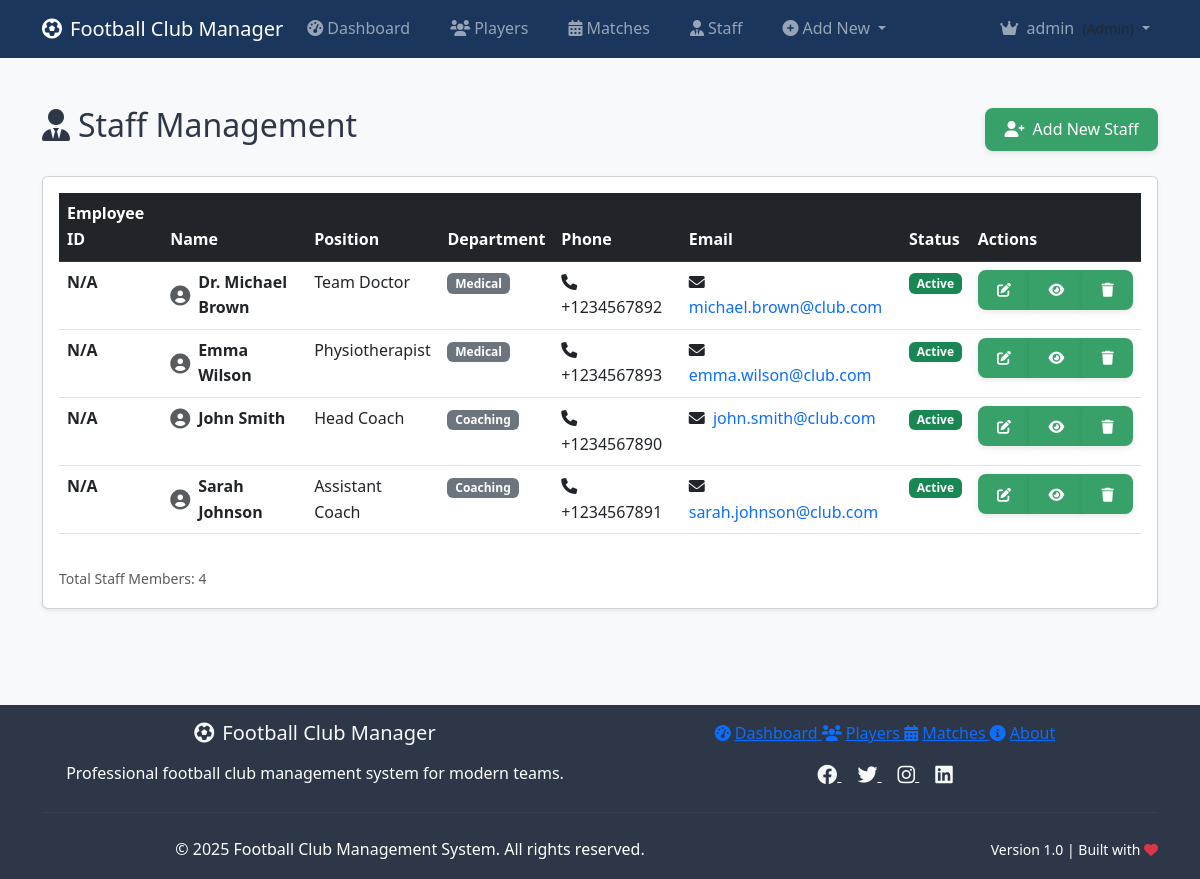
Page /staff.php (signed in) on the committed database.
### tables this page shows
CREATE TABLE staff (
    id INT AUTO_INCREMENT PRIMARY KEY,
    user_id INT,
    name VARCHAR(100) NOT NULL,
    position VARCHAR(100) NOT NULL,
    department ENUM('coaching', 'medical', 'administrative', 'technical') NOT NULL,
    phone VARCHAR(20),
    email VARCHAR(100),
    hire_date DATE,
    salary DECIMAL(10,2),
    status ENUM('active', 'inactive', 'on_leave') DEFAULT 'active',
    created_at TIMESTAMP DEFAULT CURRENT_TIMESTAMP,
    updated_at TIMESTAMP DEFAULT CURRENT_TIMESTAMP ON UPDATE CURRENT_TIMESTAMP,
    FOREIGN KEY (user_id) REFERENCES users(id) ON DELETE SET NULL,
    INDEX idx_user_id (user_id),
    INDEX idx_department (department),
    INDEX idx_status (status)
);

### public/staff.php (the view, shortened to what this page needs)
<?php
require_once '../src/config/database.php';
$staff = [];
try {
    $stmt = $conn->prepare("SELECT * FROM staff ORDER BY name ASC");
    $stmt->execute();
    $staff = $stmt->fetchAll(PDO::FETCH_ASSOC);
} catch (Exception $e) {
    $error = 'Database error: ' . $e->getMessage();
}
?>
<!DOCTYPE html>
<html lang="en">
<head>
    <link rel="stylesheet" href="https://cdn.jsdelivr.net/npm/bootstrap@5.3.0/dist/css/bootstrap.min.css">
    <link rel="stylesheet" href="https://cdnjs.cloudflare.com/ajax/libs/font-awesome/6.0.0/css/all.min.css">
    <link rel="stylesheet" href="assets/css/style.css">
</head>
<body class="bg-light">
    <?php include '../src/views/partials/header.php'; ?>
    <div class="container py-5">
        <div class="row">
            <div class="col-12">
                <div class="d-flex justify-content-between align-items-center mb-4">
                    <h2 class="text-gradient">
                        <i class="fas fa-user-tie me-2"></i>Staff Management
                    </h2>
                    <a href="staff_add.php" class="btn btn-primary">
                        <i class="fas fa-user-plus me-2"></i>Add New Staff
                    </a>
                </div>
                <div class="card shadow-sm">
                    <div class="card-body">
                        <?php if (empty($staff)): ?>
                            <div class="text-center py-5">
                                <i class="fas fa-user-tie fa-4x text-muted mb-3"></i>
                                <h4 class="text-muted">No Staff Members Found</h4>
                                <p class="text-muted">Start by adding your first staff member.</p>
                                <a href="staff_add.php" class="btn btn-primary">
                                    <i class="fas fa-user-plus me-2"></i>Add Staff Member
                                </a>
                            </div>
                        <?php else: ?>
                            <div class="table-responsive">
                                <table class="table table-hover">
                                    <thead class="table-dark">
                                        <tr>
                                            <th>Employee ID</th>
                                            <th>Name</th>
                                            <th>Position</th>
                                            <th>Department</th>
                                            <th>Phone</th>
                                            <th>Email</th>
                                            <th>Status</th>
                                            <th>Actions</th>
                                        </tr>
                                    </thead>
                                    <tbody>
                                        <?php foreach ($staff as $member): ?>
                                            <tr>
                                                <td>
                                                    <strong><?php echo htmlspecialchars($member['employee_id'] ?? 'N/A'); ?></strong>
                                                </td>
                                                <td>
                                                    <div class="d-flex align-items-center">
                                                        <i class="fas fa-user-circle fa-lg text-muted me-2"></i>
                                                        <strong><?php echo htmlspecialchars($member['name']); ?></strong>
                                                    </div>
                                                </td>
                                                <td><?php echo htmlspecialchars($member['position']); ?></td>
                                                <td>
                                                    <span class="badge bg-secondary">
                                                        <?php echo htmlspecialchars(ucfirst($member['department'])); ?>
                                                    </span>
                                                </td>
                                                <td>
                                                    <?php if ($member['phone']): ?>
                                                        <i class="fas fa-phone me-1"></i>
                                                        <?php echo htmlspecialchars($member['phone']); ?>
                                                    <?php else: ?>
                                                        <span class="text-muted">N/A</span>
                                                    <?php endif; ?>
                                                </td>
                                                <td>
                                                    <?php if ($member['email']): ?>
                                                        <i class="fas fa-envelope me-1"></i>
                                                        <a href="mailto:<?php echo htmlspecialchars($member['email']); ?>" class="text-decoration-none">
                                                            <?php echo htmlspecialchars($member['email']); ?>
                                                        </a>
                                                    <?php else: ?>
                                                        <span class="text-muted">N/A</span>
                                                    <?php endif; ?>
                                                </td>
                                                <td>
                                                    <?php
                                                    $status = $member['status'] ?? 'active';
                                                    $badgeClass = match($status) {
                                                        'active' => 'bg-success',
                                                        'inactive' => 'bg-secondary',
                                                        'on_leave' => 'bg-warning',
                                                        'suspended' => 'bg-danger',
                                                        default => 'bg-primary'
                                                    };
                                                    ?>
                                                    <span class="badge <?php echo $badgeClass; ?>">
                                                        <?php echo htmlspecialchars(ucwords(str_replace('_', ' ', $status))); ?>
                                                    </span>
                                                </td>
                                                <td>
                                                    <div class="btn-group btn-group-sm" role="group">
                                                        <a href="staff_edit.php?id=<?php echo $member['id']; ?>"
                                                           class="btn btn-outline-primary btn-sm" title="Edit">
                                                            <i class="fas fa-edit"></i>
                                                        </a>
                                                        <button type="button" class="btn btn-outline-info btn-sm"
                                                                title="View Details"
                                                                onclick="viewStaffDetails(<?php echo htmlspecialchars(json_encode($member)); ?>)">
                                                            <i class="fas fa-eye"></i>
                                                        </button>
                                                        <?php if ($_SESSION['role'] === 'admin'): ?>
                                                            <button type="button" class="btn btn-outline-danger btn-sm"
                                                                    title="Delete"
                                                                    onclick="confirmDelete(<?php echo $member['id']; ?>, '<?php echo htmlspecialchars($member['name']); ?>')">
                                                                <i class="fas fa-trash"></i>
                                                            </button>
                                                        <?php endif; ?>
                                                    </div>
                                                </td>
                                            </tr>
                                        <?php endforeach; ?>
                                    </tbody>
                                </table>
                            </div>
                            <div class="mt-3 text-muted">
                                <small>Total Staff Members: <?php echo count($staff); ?></small>
                            </div>
                        <?php endif; ?>
                    </div>
                </div>
            </div>
        </div>
    </div>
    <?php include '../src/views/partials/footer.php'; ?>
</body>
</html>

### public/assets/css/style.css (style rules this page uses)
:root { --primary: #1a365d; --accent: #38a169; --bg: #f7fafc; --text: #2d3748; --radius: 8px; --shadow: 0 2px 6px rgba(0, 0, 0, 0.1); }
* { box-sizing: border-box; margin: 0; padding: 0; font-family: "Segoe UI", sans-serif; }
body { background: var(--bg); color: var(--text); line-height: 1.6; display: flex; flex-direction: column; min-height: 100vh; }
.btn { background: var(--accent); color: white; padding: 0.6rem 1.2rem; border: none; border-radius: var(--radius); cursor: pointer; box-shadow: var(--shadow); transition: 0.3s; }

### rows in the picture
staff: employee_id "N/A", name "Dr. Michael Brown", position "Team Doctor", department "Medical", phone "+1234567892", email "michael.brown@club.com", status "Active"
staff: employee_id "N/A", name "Emma Wilson", position "Physiotherapist", department "Medical", phone "+1234567893", email "emma.wilson@club.com", status "Active"
staff: employee_id "N/A", name "John Smith", position "Head Coach", department "Coaching", phone "+1234567890", email "john.smith@club.com", status "Active"
staff: employee_id "N/A", name "Sarah Johnson", position "Assistant Coach", department "Coaching", phone "+1234567891", email "sarah.johnson@club.com", status "Active"

### other values in the picture
$_SESSION['username'] "admin"
count($staff) "4"
